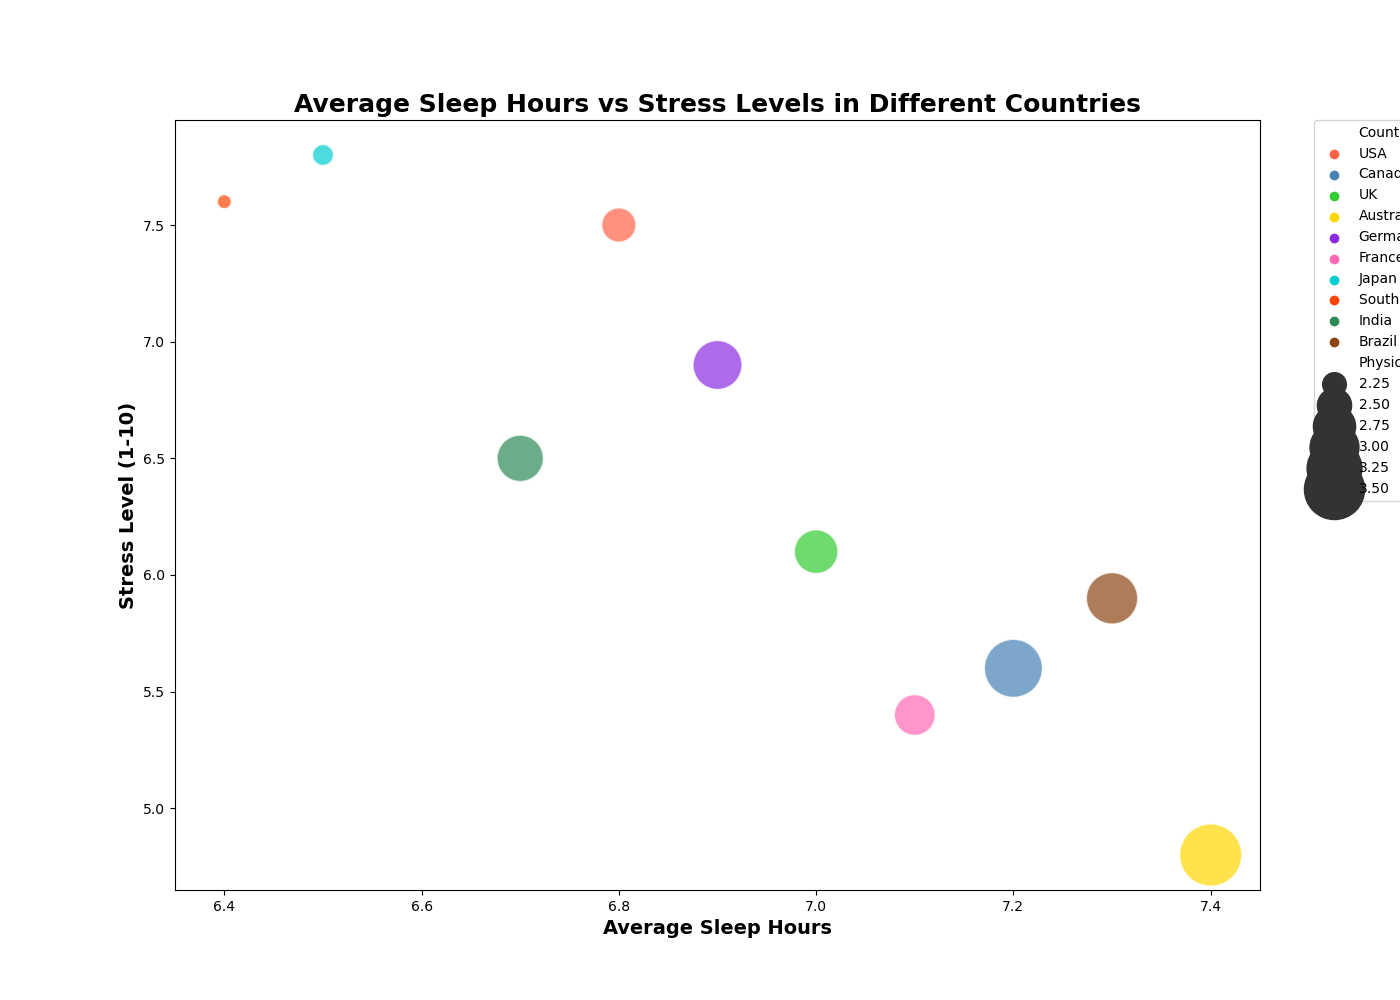

Here is the Python script that generated this plot:

import seaborn as sns
import pandas as pd
import matplotlib.pyplot as plt

# Create a DataFrame
data = {
    'Country': ['USA', 'Canada', 'UK', 'Australia', 'Germany', 'France', 'Japan', 'South Korea', 'India', 'Brazil'],
    'AverageSleepHours': [6.8, 7.2, 7.0, 7.4, 6.9, 7.1, 6.5, 6.4, 6.7, 7.3],
    'StressLevel': [7.5, 5.6, 6.1, 4.8, 6.9, 5.4, 7.8, 7.6, 6.5, 5.9],
    'PhysicalActivity': [2.5, 3.4, 2.8, 3.6, 3.0, 2.7, 2.2, 2.1, 2.9, 3.1]
}
df = pd.DataFrame(data)

# Set the size of the plot
plt.figure(figsize=(14, 10))

# Create the bubble chart
bubble = sns.scatterplot(data=df, x='AverageSleepHours', y='StressLevel', size='PhysicalActivity', 
                         hue='Country', palette=['#FF6347', '#4682B4', '#32CD32', '#FFD700', 
                                                 '#8A2BE2', '#FF69B4', '#00CED1', '#FF4500',
                                                 '#2E8B57', '#8B4513'],
                         sizes=(100, 2000), alpha=0.7, edgecolor='w', linewidth=1)
bubble.set_title('Average Sleep Hours vs Stress Levels in Different Countries', weight='bold', size=18)
bubble.set_xlabel('Average Sleep Hours', weight='bold', size=14)
bubble.set_ylabel('Stress Level (1-10)', weight='bold', size=14)

# Adjust legend
plt.legend(bbox_to_anchor=(1.05, 1), loc='upper left', borderaxespad=0)

# Show the plot
plt.show()
